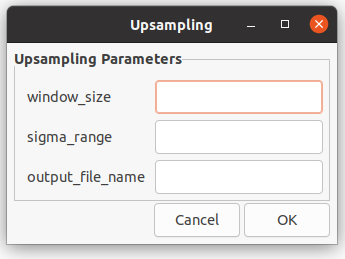
//> input picture dataset/GUI.png, 345 x 259 px
$ ./main_bilateral ../dataset/GUI.png ../dataset/GUI.png   (built with g++ and OpenCV 4)
//> lines starting //> are read from the running program, lines starting //| are printed output that depends on the picture
#include <iostream>
#include <opencv2/opencv.hpp>
// #include "main.h"

void CreateGaussianMask(const int& window_size, cv::Mat& mask, int& sum_mask)
{
	cv::Size mask_size(window_size, window_size);
	mask = cv::Mat(mask_size, CV_8UC1);

	const double hw = window_size / 2;
	const double sigma = std::sqrt(2.0) * hw / 2.5; // ? maybe half_window_size / 2.5
	const double sigmaSq = sigma * sigma;

	// rmax = 2.5 * sigma
	// sigma = rmax / 2.5

	for (int r = 0; r < window_size; ++r) {
		for (int c = 0; c < window_size; ++c) {
			//mask.at<uchar>(r, c) = 1; // box filter

			// TODO: implement Gaussian filter
			double r2 = (r - hw) * (r - hw) + (c - hw) * (c - hw); // distance squared from center of the mask
			mask.at<uchar>(r, c) = 255 * std::exp(-r2 / (2 * sigmaSq));
			std::cout << static_cast<int>(mask.at<uchar>(r, c)) << std::endl;
			// 0..1 -> 0..255
		}
		std::cout << std::endl;
	}

	std::cout << mask << std::endl;

	for (int r = 0; r < window_size; ++r) {
		for (int c = 0; c < window_size; ++c) {
			sum_mask += static_cast<int>(mask.at<uchar>(r, c));
		}
	}
}

void OurFiler(const cv::Mat& input, cv::Mat& output) {

	const auto width = input.cols;
	const auto height = input.rows;

	const int window_size = 17;

	// TEMPORARY CODE
	for (int r = 0; r < height; ++r) {
		for (int c = 0; c < width; ++c) {
			output.at<uchar>(r, c) = 0;
		}
	}

	cv::Mat mask;
	int sum_mask = 0; // in order to normalize filtering

	CreateGaussianMask(window_size, mask, sum_mask);

	for (int r = window_size / 2; r < height - window_size / 2; ++r) {
		for (int c = window_size / 2; c < width - window_size / 2; ++c) {

			int sum = 0;
			for (int i = -window_size / 2; i <= window_size / 2; ++i) {
				for (int j = -window_size / 2; j <= window_size / 2; ++j) {
					int intensity = static_cast<int>(input.at<uchar>(
						r + i,
						c + j));
					int weight = static_cast<int>(mask.at<uchar>(
						i + window_size / 2,
						j + window_size / 2));

					sum += intensity * weight; // convolution happening...
				}
			}
			output.at<uchar>(r, c) = sum / sum_mask; // normalization
		}
	}
}

void OurBilateralFilter(const cv::Mat& input, cv::Mat& output) {

	const auto width = input.cols;
	const auto height = input.rows;

	const int window_size = 17;

	// TEMPORARY CODE
	for (int r = 0; r < height; ++r) {
		for (int c = 0; c < width; ++c) {
			output.at<uchar>(r, c) = 0;
		}
	}

	cv::Mat mask;
	int sum_mask = 0; // in order to normalize filtering

	CreateGaussianMask(window_size, mask, sum_mask);

	const float sigmaRange = 20; // TODO: experiment
	const float sigmaRangeSq = sigmaRange * sigmaRange;

	float range_mask[256];
	// compute range kernel
	for (int diff = 0; diff < 256; ++diff) {
		range_mask[diff] = std::exp(-diff * diff / (2 * sigmaRangeSq));
	}

	for (int r = window_size / 2; r < height - window_size / 2; ++r) {
		for (int c = window_size / 2; c < width - window_size / 2; ++c) {
			// get center intensity
			int intensity_center = static_cast<int>(input.at<uchar>(r, c));

			int sum = 0;
			float sum_Bilateral_mask = 0;

			for (int i = -window_size / 2; i <= window_size / 2; ++i) {
				for (int j = -window_size / 2; j <= window_size / 2; ++j) {
					int intensity = static_cast<int>(input.at<uchar>(
						r + i,
						c + j));
					// compute range difference to center pixel value
					int diff = std::abs(intensity_center - intensity); // 0..255
					// compute the range kernel's value
					float weight_range = range_mask[diff]; // std::exp(-diff * diff / (2 * sigmaRangeSq));

					int weight_spatial = static_cast<int>(mask.at<uchar>(
						i + window_size / 2,
						j + window_size / 2));
					// ... combine weights...
					float weight = weight_range * weight_spatial;

					sum += intensity * weight; // convolution happening...
					sum_Bilateral_mask += weight;
				}
			}
			output.at<uchar>(r, c) = sum / sum_Bilateral_mask; // normalization
		}
	}
}

void JointBilateralFilter(const cv::Mat& input,const cv::Mat& input2, cv::Mat& output) {

	const auto width = input.cols;
	const auto height = input.rows;

	const int window_size = 17;

	// TEMPORARY CODE
	for (int r = 0; r < height; ++r) {
		for (int c = 0; c < width; ++c) {
			output.at<uchar>(r, c) = 0;
		}
	}

	cv::Mat mask;
	int sum_mask = 0; // in order to normalize filtering

	CreateGaussianMask(window_size, mask, sum_mask);

	const float sigmaRange = 20; // TODO: experiment
	const float sigmaRangeSq = sigmaRange * sigmaRange;

	float range_mask[256];
	// compute range kernel
	for (int diff = 0; diff < 256; ++diff) {
		range_mask[diff] = std::exp(-diff * diff / (2 * sigmaRangeSq));
	}

	for (int r = window_size / 2; r < height - window_size / 2; ++r) {
		for (int c = window_size / 2; c < width - window_size / 2; ++c) {
			// get center intensity
			int intensity_center = static_cast<int>(input.at<uchar>(r, c));

			int sum = 0;
			float sum_jointBilateral_mask = 0;

			for (int i = -window_size / 2; i <= window_size / 2; ++i) {
				for (int j = -window_size / 2; j <= window_size / 2; ++j) {
					int intensity = static_cast<int>(input.at<uchar>(r + i,c + j));

					// compute range difference to center pixel value
					int diff = std::abs(intensity_center - intensity); // 0..255
					// compute the range kernel's value
					float weight_range = range_mask[diff]; // std::exp(-diff * diff / (2 * sigmaRangeSq));

					int weight_spatial = static_cast<int>(mask.at<uchar>(
						i + window_size / 2,
						j + window_size / 2));
					// ... combine weights...
					float weight = weight_range * weight_spatial;

					sum += static_cast<int>(input2.at<uchar>(r + i,c + j)) * weight; // convolution happening...
					sum_jointBilateral_mask += weight;
				}
			}
			output.at<uchar>(r, c) = sum / sum_jointBilateral_mask; // normalization
		}
	}
}

double NCC(const cv::Mat& image_1, const cv::Mat& image_2,double &NCC_out){
	double mean1 = 0;
	double mean2 = 0;
	double sum1=  0;
	double sum2= 0;
	double sum3=0;

   	int h = image_1.size().height;
	int w = image_1.size().width;
   	for (int i=0; i<h; i++){
      for (int j=0; j<w; j++){
        mean1 += image_1.at<uchar>( i, j);
		mean2+=image_2.at<uchar>( i, j);
	  }
   	}
	(int)mean1/(h*w);
	(int)mean2/(h*w);
	for (int i=0; i<h; i++){
		for (int j=0; j<w; j++){
			sum1+=(image_1.at<uchar>( i, j)-mean1)*(image_2.at<uchar>( i, j)-mean2);
			sum2+=(image_1.at<uchar>( i, j)-mean1)*(image_1.at<uchar>( i, j)-mean1);
			sum3+=(image_2.at<uchar>( i, j)-mean2)*(image_2.at<uchar>( i, j)-mean2);
		}
	}
	NCC_out=sum1/(std::sqrt(sum2*sum3));
return NCC_out;
}


int main(int argc, char** argv) {

	if (argc < 3) {
    std::cerr << "Usage: " << argv[0] << " IMAGE1 IMAGE2 OUTPUT_FILE" << std::endl;
    return 1;
  }
	// cv::Mat im = cv::imread("lena.png", 0);
	cv::Mat im = cv::imread(argv[1], 0);
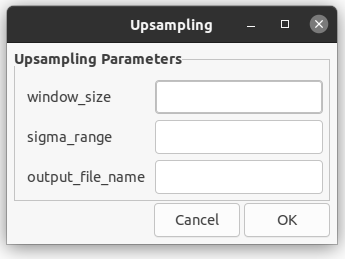
//> im: 259 rows x 345 cols, CV_8UC1; min 31, max 255, mean 212.5
	cv::Mat im2 = cv::imread(argv[2], 0);
	// const std::string output_file = argv[3];

	if (im.data == nullptr) {
		std::cerr << "Failed to load image" << std::endl;
	}

	//cv::imshow("im", im);
	//cv::waitKey();

	cv::Mat noise(im.size(), im.type());
	uchar mean = 0;
	uchar stddev = 25; // standard deviation
	cv::randn(noise, mean, stddev);

	//im.copyTo(...) // gt...

	im += noise; // "input"
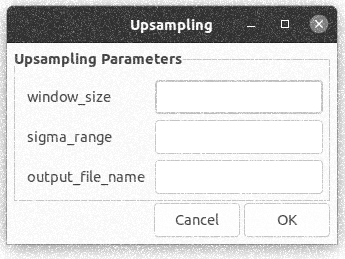
//> im: 259 rows x 345 cols, CV_8UC1; min 31, max 255, mean 217.2

	cv::imshow("im", im);
	//cv::waitKey();

	// gaussian
	cv::Mat output;
	// [10 lines of commented-out code are left out]
	double window_size = 11;
	cv::bilateralFilter(im, output, window_size, 2 * window_size, window_size / 2);
	cv::imshow("bilateral", output);

	OurFiler(im, output);
//> after the loop in OurFiler, `for (int r = 0; r < height; ++r)`: output: 259 rows x 345 cols, CV_8UC1; every value is 0
//> after the loop in OurFiler, `for (int r = window_size / 2; r < height - window_size / 2; ++r)`:
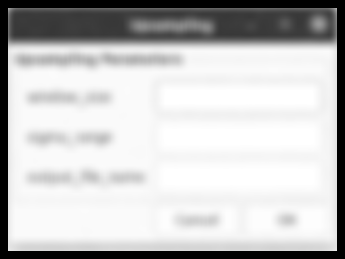
//> output: 259 rows x 345 cols, CV_8UC1; min 0, max 255, mean 195
	cv::imshow("OurFiler", output);

	OurBilateralFilter(im, output);
//> after the loop in OurBilateralFilter, `for (int r = window_size / 2; r < height - window_size / 2; ++r)`:
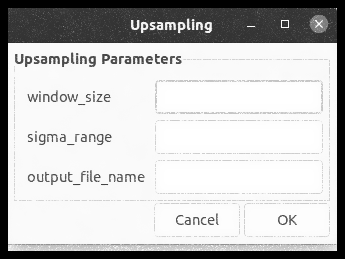
//> output: 259 rows x 345 cols, CV_8UC1; min 0, max 255, mean 194.8
	cv::imshow("OurBilateralFilter", output);

	JointBilateralFilter(im,im2, output);
	cv::imshow("JointBilateralFilter", output);

	cv::waitKey();


	// [26 lines of commented-out code are left out]
	return 0;
}
